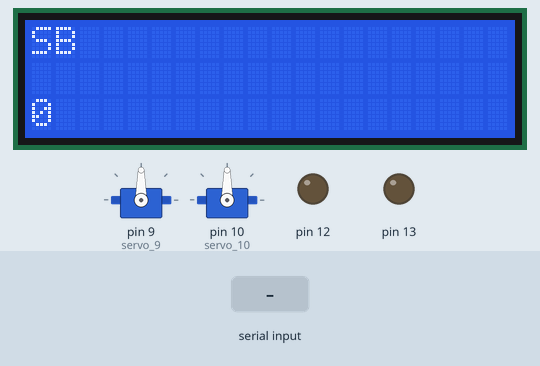
A sketch run on a simulated Arduino Uno, built with avr-gcc and run on an emulated ATmega328P. Shown: 20×3 character LCD, 2 × servo, output pins drawn as LEDs (lit = HIGH). The inputs (shaded band) are chosen by the test bench.

Above: at 1.3 s.
1.4 s: "90,45\n" received over Serial
At 3.0 s:
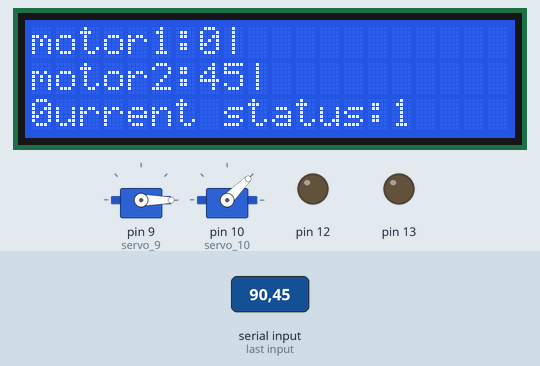
4.0 s: "30,150\n" received over Serial
At 4.9 s:
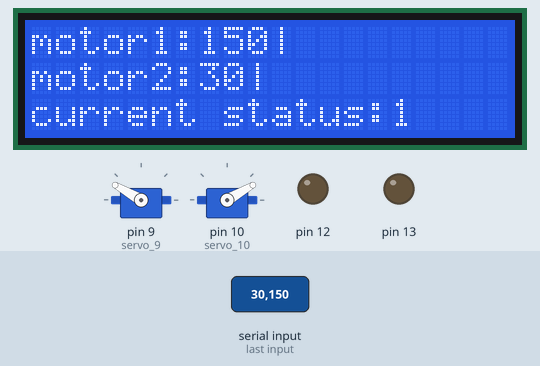
6.6 s: "1\n" received over Serial
At 8.8 s:
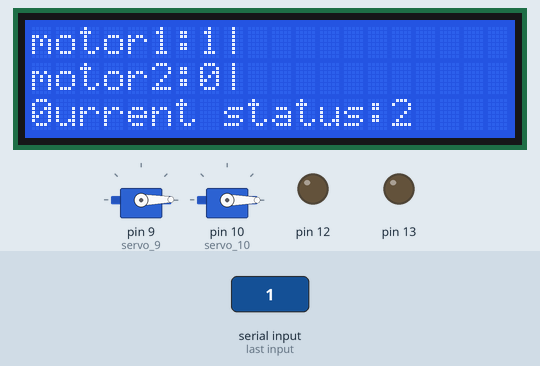
9.1 s: "90\n" received over Serial
At 11.0 s:
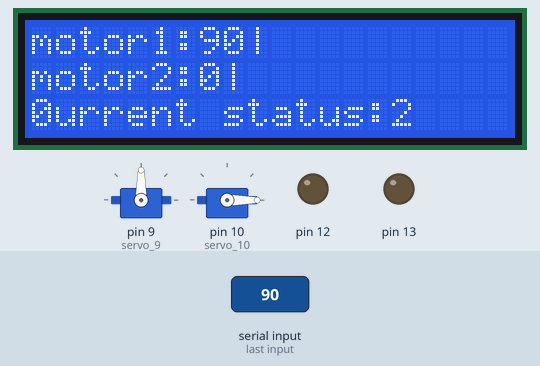
11.6 s: "200\n" received over Serial
At 13.0 s:
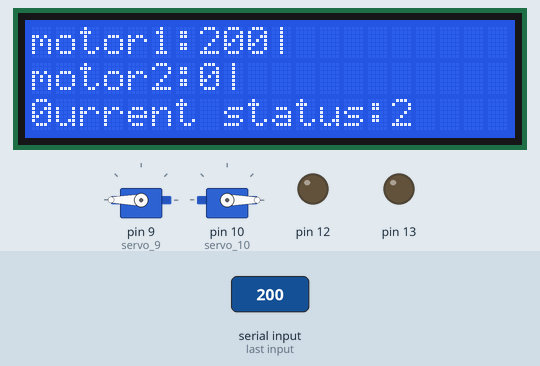
14.1 s: "30,150\n" received over Serial
At 16.4 s:
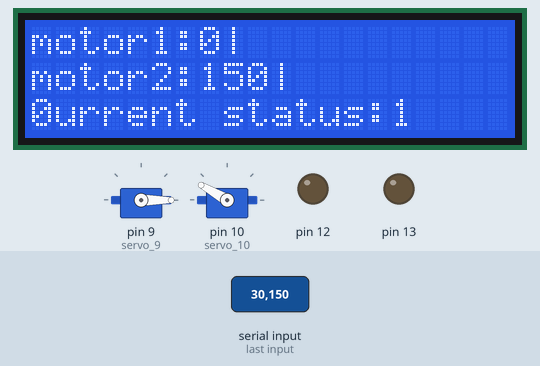
Timing chart, 0 to 17.7 s (numbered marks = the images above; inputs shaded):
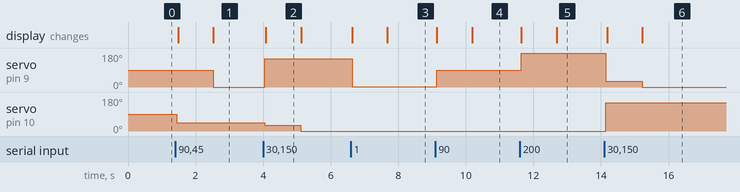

The sketch:

arduinocommu.ino
```cpp
#include <Wire.h>
#include <LiquidCrystal_I2C.h>
#include <Servo.h>
LiquidCrystal_I2C lcd_1(0x27, 20, 3);  // set the LCD address to 0x27
Servo servo_9;
Servo servo_10;
int l[2];
int c, d=100;  //舵机角度
int stat = -1;
int trans = 0;  //传输监测
void setup() {
  Serial.begin(9600);
  lcd_1.init();
  lcd_1.backlight();
  lcd_1.begin(0X27, 20, 3);
  lcd_1.print("SB");
  servo_9.attach(9, 1000, 2500);
  servo_10.attach(10, 1000, 2500);
  pinMode(13, OUTPUT);  //设置13号端口作为输出端口
  pinMode(12, OUTPUT);  //设置13号端口作为输出端口
  //digitalWrite(13,HIGH);//让灯开始时亮
}
void loop() {
  while (Serial.available() > 0)  //当有信号的时候
  {
    trans = 1;
    stat = stat + 1;
    l[stat] = Serial.parseInt();
    c = l[0];
    d = l[1];
    servo_9.write(c);
    servo_10.write(d);
    lcd_1.print(trans);
    lcd_1.setCursor(0, 0);
    lcd_1.clear();
    lcd_1.print("motor1:");
    lcd_1.print(l[0]);
    lcd_1.print("|");
    lcd_1.setCursor(0, 1);
    lcd_1.print("motor2:");
    lcd_1.print(l[1]);
    lcd_1.print("|");
    lcd_1.setCursor(0, 2);
    lcd_1.print("current status:");
    lcd_1.print(stat + 1);
    if (stat == 1) { stat = -1; }
  }
  trans = 0;
  lcd_1.setCursor(0, 3);
  lcd_1.print(trans);
}
```

Measured:
- after the input at 1.4 s, servo on pin 9 (servo_9): 90° → 0° after 1.1 s; servo on pin 10 (servo_10): 90° → 45° at once; the display: first changes after 0.08 s (image 1 shows a later state)
- after the input at 4.0 s, servo on pin 9 (servo_9): 0° → 150° at once; servo on pin 10 (servo_10): 45° → 30° at once, → 0° 1.1 s later; the display: changes after 0.08 s (image 2)
- after the input at 6.6 s, servo on pin 9 (servo_9): 150° → 1° at once; the display: first changes at once (image 3 shows a later state)
- after the input at 9.1 s, servo on pin 9 (servo_9): 1° → 90° at once; the display: first changes at once (image 4 shows a later state)
- after the input at 11.6 s, servo on pin 9 (servo_9): 90° → 180° at once; the display: first changes at once (image 5 shows a later state)
- after the input at 14.1 s, servo on pin 9 (servo_9): 180° → 30° at once, → 0° 1.1 s later; servo on pin 10 (servo_10): 0° → 150° at once; the display: first changes after 0.08 s (image 6 shows a later state)
- what the display in image 2 shows lasts 1.0 s, from 4.1 s to 5.1 s
